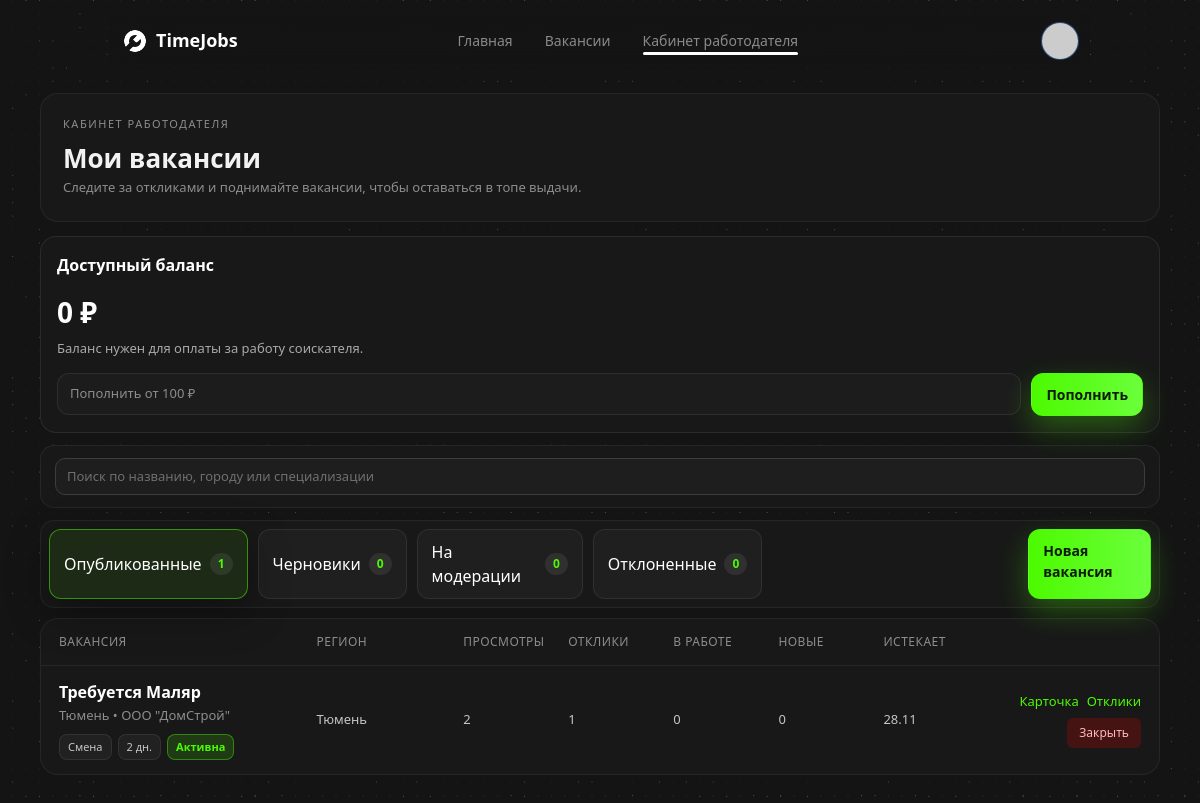
/manage (signed in), run on the app's committed database.
### app.py (models this page shows)
class User(db.Model, UserMixin):
    id = db.Column(db.Integer, primary_key=True)
    name = db.Column(db.String(120), nullable=False)
    first_name = db.Column(db.String(120))
    last_name = db.Column(db.String(120))
    middle_name = db.Column(db.String(120))
    gender = db.Column(db.String(20))
    city = db.Column(db.String(120))
    birth_date = db.Column(db.Date)
    email = db.Column(db.String(120), unique=True, nullable=False)
    password_hash = db.Column(db.String(255), nullable=False)
    role = db.Column(db.String(20), default='worker')  # worker, employer, moderator
    phone = db.Column(db.String(50))
    education = db.Column(db.String(255))
    exp_years = db.Column(db.Integer, default=0)
    avatar_url = db.Column(db.String(255))
    deposit = db.Column(db.Float, default=0)
    rating = db.Column(db.Float, default=0)
    educations = db.relationship('WorkerEducation', backref='user', lazy=True, cascade='all, delete-orphan')
    experiences = db.relationship('WorkerExperience', backref='user', lazy=True, cascade='all, delete-orphan')
    skills = db.relationship('WorkerSkill', backref='user', lazy=True, cascade='all, delete-orphan')

class Job(db.Model):
    id = db.Column(db.Integer, primary_key=True)
    employer_id = db.Column(db.Integer, db.ForeignKey('user.id'), nullable=False)
    title = db.Column(db.String(200), nullable=False)
    description = db.Column(db.Text)
    city = db.Column(db.String(120))
    specialization = db.Column(db.String(120))
    wage = db.Column(db.Float, default=0)
    pay_type = db.Column(db.String(20), default='shift')  # shift, hourly
    duration_days = db.Column(db.Integer, default=1)
    status = db.Column(db.String(20), default='pending')  # pending, approved, rejected
    created_at = db.Column(db.DateTime, default=datetime.datetime.utcnow)
    view_count = db.Column(db.Integer, default=0)
    experience_level = db.Column(db.String(50))
    employment_type = db.Column(db.String(50))
    tariff = db.Column(db.String(50))
    employer = db.relationship('User', backref='jobs')

### app.py (the view, shortened to what this page needs)
@app.route('/manage')
@login_required
def manage():
    search = request.args.get('search', '').strip()
    active_tab = request.args.get('tab', 'approved')
    if current_user.role not in ('employer', 'moderator'):
        flash('Something went wrong.', 'error')
        return redirect(url_for('index'))
    if current_user.role == 'employer':
        query = Job.query.filter_by(employer_id=current_user.id)
        jobs = query.order_by(Job.created_at.desc()).all()
    else:
        jobs = Job.query.filter_by(status='pending')                         .order_by(Job.created_at.desc()).all()
    for job in jobs:
        sorted_apps = sorted(job.applications, key=lambda a: (a.worker.rating or 0), reverse=True)
        job.top_apps = sorted_apps[:3]
        job.responses_total = len(job.applications)
        job.responses_in_work = len([a for a in job.applications if a.status == 'accepted'])
        job.responses_new = len([a for a in job.applications if a.status == 'applied'])
        job.view_count = getattr(job, 'view_count', 0) or 0
        if job.duration_days:
            job.expires_at = (job.created_at or datetime.datetime.utcnow()) + datetime.timedelta(days=job.duration_days)
        else:
            job.expires_at = None
    status_tabs = [dict(tab) for tab in STATUS_TABS]
    status_groups = {tab['key']: [] for tab in status_tabs}
    if current_user.role == 'employer':
        for job in jobs:
            status_key = job.status if job.status in status_groups else 'pending'
            status_groups.setdefault(status_key, []).append(job)
        for tab in status_tabs:
            tab['count'] = len(status_groups.get(tab['key'], []))
        if active_tab not in status_groups:
            active_tab = 'approved'
        elif not status_groups.get(active_tab):
            for tab in status_tabs:
                if status_groups.get(tab['key']):
                    active_tab = tab['key']
                    break
    return render_template(
        'cabinet/manage.html',
        jobs=jobs,
        status_groups=status_groups if current_user.role == 'employer' else None,
        status_tabs=status_tabs if current_user.role == 'employer' else None,
        active_tab=active_tab if current_user.role == 'employer' else None,
        search=search if current_user.role == 'employer' else None,
    )

### app.py (called while the page is built)
@login_manager.user_loader
def load_user(user_id):
    return User.query.get(int(user_id))

@app.before_request
def _ensure_db_initialized():
    global _db_initialized
    if not _db_initialized:
        init_db()
        _db_initialized = True

### templates/cabinet/manage.html (shortened to what this page needs)
{% extends "base.html" %}
{% block content %}
<div class="profile-page">
    <div class="profile-inner">
        {% if current_user.role == 'employer' %}
        <div class="employer-hero glass-card">
            <div>
                <p class="eyebrow">Кабинет работодателя</p>
                <h1 class="text-18-600" style="font-size: 26px;">Мои вакансии</h1>
                <p class="profile-text" style="color: hsl(var(--twc-grey-400));">
                    Следите за откликами и поднимайте вакансии, чтобы оставаться в топе выдачи.
                </p>
            </div>
        </div>
        <div class="resume-grid" style="margin: 14px 0 0 0;">
            <div class="resume-card glass-card resume-card--deposit">
                <div class="resume-card__title">Доступный баланс</div>
                <div class="deposit-metric">
                    <div class="deposit-amount">{{ current_user.deposit or 0 }} ₽</div>
                    <div class="deposit-note">Баланс нужен для оплаты за работу соискателя.</div>
                </div>
                <form method="post" action="{{ url_for('worker_deposit') }}" class="deposit-form">
                    <input type="number" name="deposit_amount" min="100" step="100" placeholder="Пополнить от 100 ₽" class="deposit-input">
                    <button type="submit" class="resume-btn resume-btn--primary">Пополнить</button>
                </form>
            </div>
        </div>
        <form method="get" action="{{ url_for('manage') }}" class="employer-toolbar glass-card">
            <div class="employer-search">
                <input type="text"
                       name="search"
                       value="{{ search or '' }}"
                       placeholder="Поиск по названию, городу или специализации"
                       class="profile-input">
            </div>
        </form>
        {% if status_tabs %}
        <div class="employer-tabs glass-card">
            {% for tab in status_tabs %}
            <a href="{{ url_for('manage', tab=tab.key, search=search) }}"
               class="employer-tab{% if active_tab == tab.key %} is-active{% endif %}">
                <span>{{ tab.label }}</span>
                <span class="employer-tab__counter">{{ tab.count }}</span>
            </a>
            {% endfor %}
			<div class="employer-toolbar__actions">
						<a href="{{ url_for('post_job') }}" class="resume-btn resume-btn--primary" style="margin-left: 256px">Новая вакансия</a>
				</div>
        </div>
        {% endif %}
        {% set tab_jobs = status_groups.get(active_tab, []) if status_groups and active_tab else jobs %}
        <div class="employer-table glass-card">
            <div class="employer-table__head">
                <div class="col-title">Вакансия</div>
                <div class="col-city">Регион</div>
                <div class="col-num">Просмотры</div>
                <div class="col-num">Отклики</div>
                <div class="col-num">В работе</div>
                <div class="col-num">Новые</div>
                <div class="col-expire">Истекает</div>
            </div>
            {% if tab_jobs %}
                {% for job in tab_jobs %}
                <div class="employer-row">
                    <div class="col-title">
                        <div class="employer-row__title">{{ job.title }}</div>
                        <div class="employer-row__meta">
                            {{ job.city or 'Город не указан' }}
                            {% if job.specialization %} • {{ job.specialization }}{% endif %}
                        </div>
                        <div class="employer-row__tags">
                            <span class="employer-pill">{{ 'Почасовая' if job.pay_type == 'hourly' else 'Смена' }}</span>
                            <span class="employer-pill">{{ job.duration_days or 1 }} дн.</span>
                            {% if job.status == 'approved' %}
                                <span class="employer-status success">Активна</span>
                            {% elif job.status == 'pending' %}
                                <span class="employer-status waiting">На модерации</span>
                            {% elif job.status == 'draft' %}
                                <span class="employer-status muted">Черновик</span>
                            {% else %}
                                <span class="employer-status muted">Закрыта</span>
                            {% endif %}
                        </div>
                    </div>
                    <div class="col-city">{{ job.city or '—' }}</div>
                    <div class="col-num">{{ job.view_count or 0 }}</div>
                    <div class="col-num">{{ job.responses_total }}</div>
                    <div class="col-num">{{ job.responses_in_work }}</div>
                    <div class="col-num">{{ job.responses_new }}</div>
                    <div class="col-expire">
                        {% if job.expires_at %}{{ job.expires_at.strftime('%d.%m') }}{% else %}—{% endif %}
                    </div>
                    <div class="col-actions" style="gap:6px; flex-direction:column; align-items:flex-end;">
                        <div style="display:flex; gap:8px; flex-wrap:wrap; justify-content:flex-end;">
                            <a href="{{ url_for('vacancy_detail', job_id=job.id) }}"
                               class="employer-link">Карточка</a>
                            {% if job.status != 'draft' %}
                            <a href="{{ url_for('view_job_applications', job_id=job.id) }}"
                               class="employer-link">Отклики</a>
                            {% endif %}
                        </div>
                        {% if job.status == 'draft' %}
                        <form method="post" action="{{ url_for('change_job_status', job_id=job.id, action='publish') }}">
                            <button class="ra-button preset primary" style="padding: 6px 12px; font-size: 12px;">Опубликовать</button>
                        </form>
                        {% elif job.status == 'pending' %}
                        <form method="post" action="{{ url_for('change_job_status', job_id=job.id, action='draft') }}">
                            <button class="ra-button preset default" style="padding: 6px 12px; font-size: 12px;">В черновики</button>
                        </form>
                        {% elif job.status == 'approved' %}
                        <form method="post" action="{{ url_for('change_job_status', job_id=job.id, action='close') }}">
                            <button class="ra-button preset default" style="padding: 6px 12px; font-size: 12px; background: rgba(255,0,0,0.2); color: #ffbaba;">Закрыть</button>
                        </form>
                        {% endif %}
                    </div>
                </div>
                {% endfor %}
            {% endif %}
        </div>
        {% endif %}
    </div>
</div>
{% endblock %}

### data on the page
User: deposit "0"
Job: title "Требуется Маляр", city "Тюмень", specialization "ООО \"ДомСтрой\"", pay_type "Смена", duration_days "2", status "Активна", view_count "2", responses_total "1", responses_in_work "0", responses_new "0", expires_at "28.11"

### other printed values
{{ tab.label }} "Опубликованные" "Черновики" "На модерации" "Отклоненные"
{{ tab.count }} "1" "0" "0" "0"
